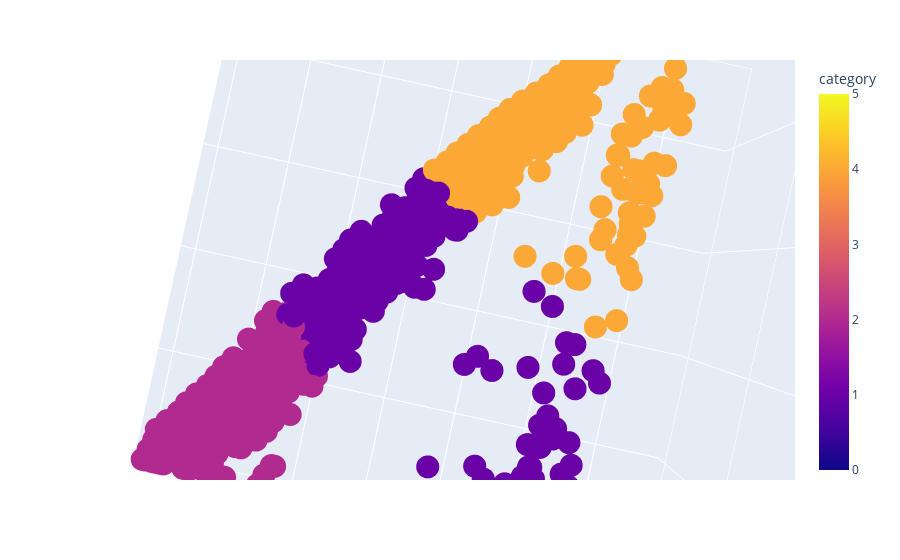

The notebook cell this image was saved under:
### Code cell
import plotly.express as px
fig = px.scatter_3d(auto, x='expenses',y='age', z='smoker',
              color='category')
fig.show()

### Figure 1 — Plotly figure (JSON) as saved in the notebook; plotly's stock layout.template omitted (floating-point values rounded to 4 significant figures; data arrays with more than 128 entries replaced by an {"elided": "..."} marker saying what was removed)
{"data": [{"hovertemplate": "expenses=%{x}<br>age=%{y}<br>smoker=%{z}<br>category=%{marker.color}<extra></extra>", "legendgroup": "", "marker": {"color": {"elided": "1338 int values"}, "coloraxis": "coloraxis", "symbol": "circle"}, "mode": "markers", "name": "", "scene": "scene", "showlegend": false, "type": "scatter3d", "x": {"elided": "1338 int values"}, "y": {"elided": "1338 int values"}, "z": {"elided": "1338 int values"}}], "layout": {"autosize": true, "coloraxis": {"colorbar": {"title": {"text": "category"}}, "colorscale": [[0, "#0d0887"], [0.1111, "#46039f"], [0.2222, "#7201a8"], [0.3333, "#9c179e"], [0.4444, "#bd3786"], [0.5556, "#d8576b"], [0.6667, "#ed7953"], [0.7778, "#fb9f3a"], [0.8889, "#fdca26"], [1, "#f0f921"]]}, "legend": {"tracegroupgap": 0}, "margin": {"t": 60}, "scene": {"aspectmode": "auto", "aspectratio": {"x": 1, "y": 1, "z": 1}, "camera": {"center": {"x": 0, "y": 0, "z": 0}, "eye": {"x": 6.456e-18, "y": -2.935e-17, "z": 0.4907}, "projection": {"type": "perspective"}, "up": {"x": 0, "y": 0, "z": 1}}, "domain": {"x": [0, 1], "y": [0, 1]}, "xaxis": {"title": {"text": "expenses"}, "type": "linear"}, "yaxis": {"title": {"text": "age"}, "type": "linear"}, "zaxis": {"title": {"text": "smoker"}, "type": "linear"}}}}
